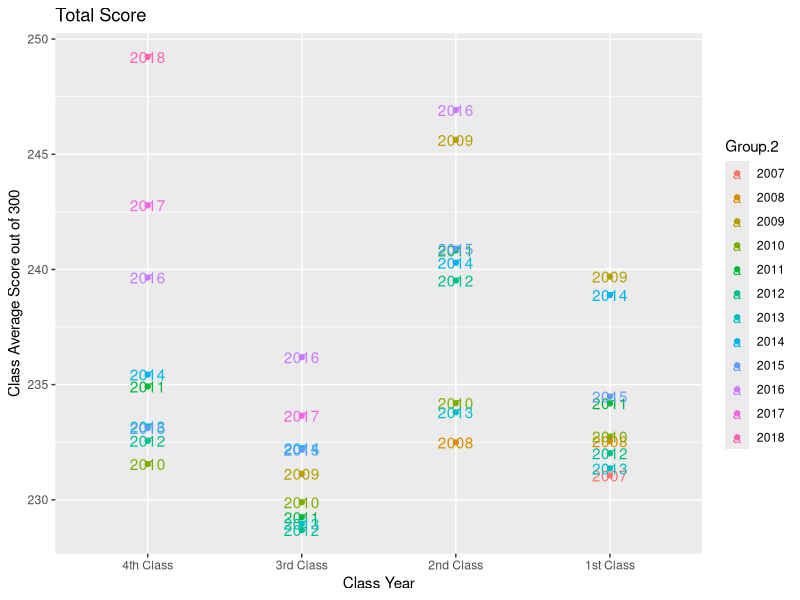

The R source for this figure:
## ---- chunk 1
require(ggplot2)
All<- read.table("All.csv", header=TRUE, quote="\"")
x<-aggregate(All$NewTotalScore,list(All$ClassYear, All$Class),mean)
x$Group.2<-as.factor(x$Group.2)
t<-ggplot(x,aes(x=Group.1,y=x,colour=Group.2, label=Group.2))
z<-t+geom_point()+geom_text()+labs(title="Total Score",x="Class Year",y="Class Average Score out of 300" )+scale_x_discrete(limits=c("4th Class","3rd Class","2nd Class","1st Class"))
print(z)
